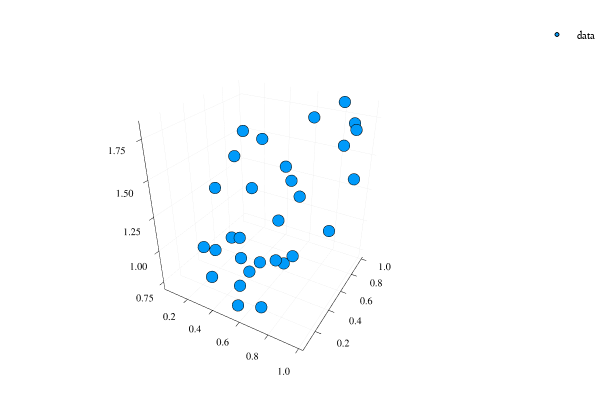

Notebook source saved alongside this figure:
### Markdown cell above
### Data

### Code cell
# data specification
samples = 30
noise_lvl = 0.2

# underlying (unkown) model;  Note: comment out '|> gpu' for execution on gpu
Ŵ = rand(1,2) #|> gpu
b̂ = rand(1) #|> gpu
ξ = rand(1, samples) #|> gpu

# affine linear mapping
aff(mat,vec) = (x -> mat*x .+ vec)

# create data
x = rand(2, samples) #|> gpu
y = aff(Ŵ, b̂)(x) .+ noise_lvl.*ξ

# plot helper function 
function plotting(model = nothing)
  x1 = x2 = range(0, 1; length=100) 
  p = scatter(x[1,:], x[2,:], vec(y), markersize = 2, label="data")
  if model != nothing
      # on gpu: plot!(x1, x2, (x1, x2) -> model(cu([x1,x2]))[], st=:surface, fα=0.5, colorbar_entry=false) 
      plot!(x1, x2, (x1, x2) -> model([x1,x2])[], st=:surface, fα=0.5, colorbar_entry=false)
  end
  return p
end

# plot
plotting()

### Figure 1 — Plotly figure (JSON) as saved in the notebook; plotly's stock layout.template omitted (floating-point values rounded to 4 significant figures)
{"data": [{"colorbar": {"title": ""}, "legendgroup": "data", "marker": {"color": "rgba(0, 154, 250, 1.000)", "line": {"color": "rgba(0, 0, 0, 1.000)", "width": 1}, "size": 4, "symbol": "circle"}, "mode": "markers", "name": "data", "showlegend": true, "type": "scatter3d", "x": [0.5552, 0.239, 0.9986, 0.5321, 0.953, 0.6309, 0.7381, 0.7121, 0.906, 0.7526, 0.05186, 0.09495, 0.7958, 0.2005, 0.6196, 0.8544, 0.2879, 0.5947, 0.3981, 0.0379, 0.1212, 0.5399, 0.8819, 0.2872, 0.7805, 0.5436, 0.6951, 0.4496, 0.5861, 0.2894], "xaxis": "x1", "y": [0.1221, 0.9237, 0.7082, 0.1245, 0.4856, 0.2307, 0.06449, 0.2789, 0.9435, 0.3048, 0.9638, 0.3646, 0.996, 0.3587, 0.4761, 0.888, 0.4325, 0.9974, 0.3669, 0.6088, 0.742, 0.2522, 0.9748, 0.6985, 0.3651, 0.707, 0.6107, 0.2974, 0.7079, 0.1912], "yaxis": "y1", "z": [0.8909, 1.489, 1.462, 0.7192, 1.208, 1.024, 0.8527, 1.038, 1.676, 1.013, 1.499, 0.8554, 1.821, 0.873, 1.18, 1.58, 0.962, 1.686, 1.038, 1.191, 1.401, 0.9005, 1.704, 1.215, 1.038, 1.437, 1.306, 0.9411, 1.345, 0.7975], "zmax": null, "zmin": null}], "layout": {"annotations": [], "height": 400, "legend": {"bgcolor": "rgba(255, 255, 255, 1.000)", "bordercolor": "rgba(0, 0, 0, 1.000)", "font": {"color": "rgba(0, 0, 0, 1.000)", "family": "sans-serif", "size": 11}, "tracegroupgap": 0, "x": 1, "y": 1}, "margin": {"b": 20, "l": 0, "r": 0, "t": 20}, "paper_bgcolor": "rgba(255, 255, 255, 1.000)", "plot_bgcolor": "rgba(255, 255, 255, 1.000)", "scene": {"camera": {"eye": {"x": 1.126, "y": -1.95, "z": 1.3}}, "xaxis": {"anchor": "y1", "domain": [0.05101, 0.9934], "gridcolor": "rgba(0, 0, 0, 0.100)", "gridwidth": 0.5, "linecolor": "rgba(0, 0, 0, 1.000)", "mirror": false, "range": [0.009078, 1.027], "showgrid": true, "showline": true, "showticklabels": true, "tickangle": 0, "tickcolor": "rgb(0, 0, 0)", "tickfont": {"color": "rgba(0, 0, 0, 1.000)", "family": "sans-serif", "size": 11}, "tickmode": "array", "ticks": "inside", "ticktext": ["0.2", "0.4", "0.6", "0.8", "1.0"], "tickvals": [0.2, 0.4, 0.6, 0.8, 1], "title": "", "titlefont": {"color": "rgba(0, 0, 0, 1.000)", "family": "sans-serif", "size": 15}, "type": "-", "visible": true, "zeroline": false, "zerolinecolor": "rgba(0, 0, 0, 1.000)"}, "yaxis": {"anchor": "x1", "domain": [0.03762, 0.9902], "gridcolor": "rgba(0, 0, 0, 0.100)", "gridwidth": 0.5, "linecolor": "rgba(0, 0, 0, 1.000)", "mirror": false, "range": [0.0365, 1.025], "showgrid": true, "showline": true, "showticklabels": true, "tickangle": 0, "tickcolor": "rgb(0, 0, 0)", "tickfont": {"color": "rgba(0, 0, 0, 1.000)", "family": "sans-serif", "size": 11}, "tickmode": "array", "ticks": "inside", "ticktext": ["0.2", "0.4", "0.6", "0.8", "1.0"], "tickvals": [0.2, 0.4, 0.6, 0.8, 1], "title": "", "titlefont": {"color": "rgba(0, 0, 0, 1.000)", "family": "sans-serif", "size": 15}, "type": "-", "visible": true, "zeroline": false, "zerolinecolor": "rgba(0, 0, 0, 1.000)"}, "zaxis": {"gridcolor": "rgba(0, 0, 0, 0.100)", "gridwidth": 0.5, "linecolor": "rgba(0, 0, 0, 1.000)", "mirror": false, "range": [0.6861, 1.854], "showgrid": true, "showline": true, "showticklabels": true, "tickangle": 0, "tickcolor": "rgb(0, 0, 0)", "tickfont": {"color": "rgba(0, 0, 0, 1.000)", "family": "sans-serif", "size": 11}, "tickmode": "array", "ticks": "inside", "ticktext": ["0.75", "1.00", "1.25", "1.50", "1.75"], "tickvals": [0.75, 1, 1.25, 1.5, 1.75], "title": "", "titlefont": {"color": "rgba(0, 0, 0, 1.000)", "family": "sans-serif", "size": 15}, "type": "-", "visible": true, "zeroline": false, "zerolinecolor": "rgba(0, 0, 0, 1.000)"}}, "showlegend": true, "width": 600}}
